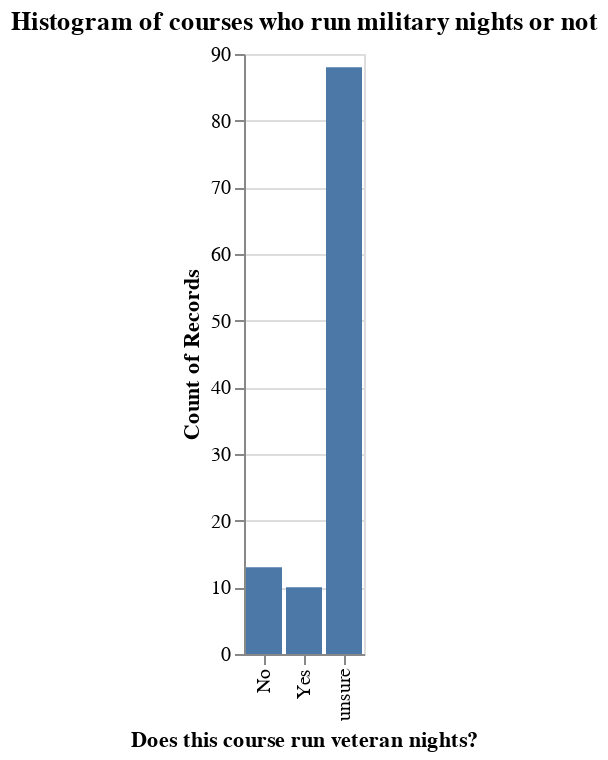

This figure's notebook cell:
### Code cell
alt.Chart(golf_temp,title='Histogram of courses who run military nights or not').mark_bar().encode(
    x=alt.X('has_military_night:N',title='Does this course run veteran nights?'),
    y=alt.Y('count():Q')
)
